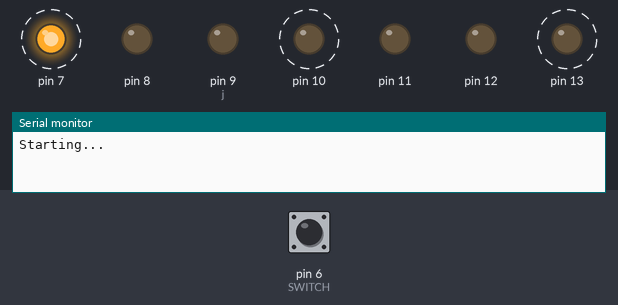
Bench run of a sketch on a simulated Arduino Uno, built with avr-gcc and run on an emulated ATmega328P. Shown: output pins drawn as LEDs (lit = HIGH), the last lines printed to the serial monitor. Dashed ring = blinking. The inputs (shaded band) are chosen by the test bench; at power-on: pin 6 (SWITCH) LOW.

Above: at 4.0 s.
4.1 s: pin 6 (SWITCH) pulled HIGH for 1.95 s
At 5.67 s:
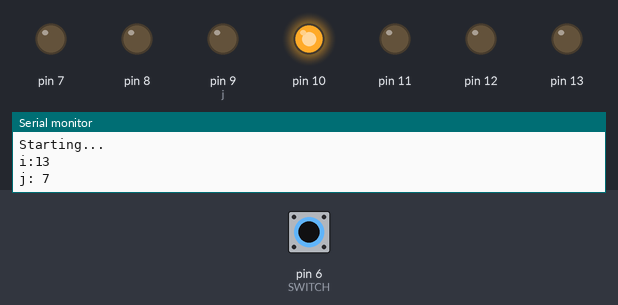
7.6 s: pin 6 (SWITCH) pulled HIGH for 3.2 s
At 9.7 s:
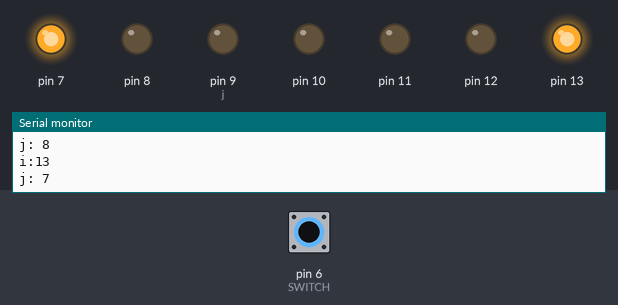
Timing chart, 0 to 18.3 s (numbered marks = the images above; inputs shaded):
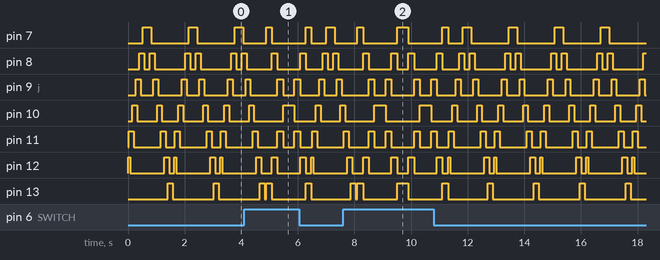

The sketch:

lightshow.ino
```cpp
#define SWITCH 6
int signal_time;

void setup() {
  // put your setup code here, to run once:
  Serial.begin(9600);
  pinMode(13,OUTPUT);
  pinMode(12,OUTPUT);
  pinMode(11,OUTPUT);
  pinMode(10,OUTPUT);
  pinMode(9,OUTPUT);
  pinMode(8,OUTPUT);
  pinMode(7,OUTPUT);
  pinMode(6,INPUT);
  Serial.println("Starting...");
}

void syncronous_flashing(int signal_time){
    for (int i = 12; i > 7; i--) {
      int j = i -1;
      digitalWrite(i,HIGH);
      delay(signal_time / 2);
      digitalWrite(j,HIGH);
      delay(signal_time);
      digitalWrite(i,LOW);
      delay(signal_time);
    }
     for (int i = 6; i < 14; i++) {
      int j = i +1;
      digitalWrite(i,HIGH);
      delay(signal_time / 2);
      digitalWrite(j,HIGH);
      delay(signal_time);
      digitalWrite(i,LOW);
      delay(signal_time);
    }
  }


void outside_in(int signal_time){
    int i = 13;
    int j = i -6;
    Serial.print("i:" );
    Serial.print(i);
    Serial.println("\n");
    Serial.print("j: ");
    Serial.print(j);
    Serial.println("\n");
    for (i; i > 10; i--) {
      int k = i -1;
      int l = j +1;
      digitalWrite(i,HIGH);
      digitalWrite(j,HIGH);
      delay(signal_time);
      digitalWrite(k,HIGH);
      digitalWrite(l,HIGH);
      digitalWrite(i,LOW);
      digitalWrite(j,LOW);
      j++;
      digitalWrite(10,LOW);
    }
    i = 11;
    j = 9;
    digitalWrite(10, HIGH);
    delay(signal_time * 2);
    digitalWrite(10, LOW);
    for (i; i < 14; i++) {
      int k = i +1;
      int l = j -1;
      Serial.print("i:" );
      Serial.print(i);
      Serial.println("\n");
      Serial.print("j: ");
      Serial.print(j);
      Serial.println("\n");
      digitalWrite(i,HIGH);
      digitalWrite(j,HIGH);
      delay(signal_time);
      digitalWrite(k,HIGH);
      digitalWrite(l,HIGH);
      digitalWrite(i,LOW);
      digitalWrite(j,LOW);
      j--;
    }
}

void loop() {
 //put your main code here, to run repeatedly:
  if(digitalRead(SWITCH) == HIGH){
  outside_in(200);
  } else {
  syncronous_flashing(50);
  }
}
```
